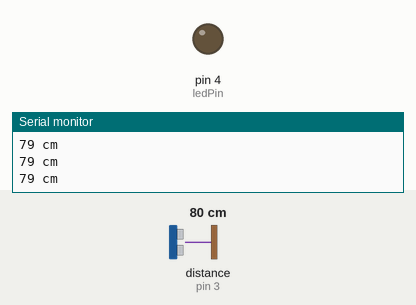
Bench run of a sketch on a simulated Arduino Uno, built with avr-gcc and run on an emulated ATmega328P. Shown: output pins drawn as LEDs (lit = HIGH), the last lines printed to the serial monitor. Wiring (inferred from the names in the program): ultrasonic range finder: trigger pin 2; echo pin 3. Inputs (shaded band) come from the test bench; at power-on: distance to the obstacle (sensor on pin 3) 80 cm. The echo pulse lasts 58.3 µs per cm; pins used as bus, display or sensor lines are not drawn.

Above: at 1.3 s.
1.4 s: distance to the obstacle (sensor on pin 3) set to 23 cm
2.9 s: distance to the obstacle (sensor on pin 3) set to 18 cm
At 3.3 s:
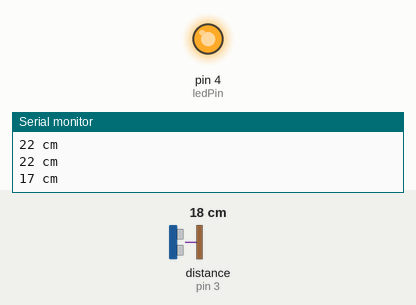
4.5 s: distance to the obstacle (sensor on pin 3) set to 35 cm
At 5.7 s:
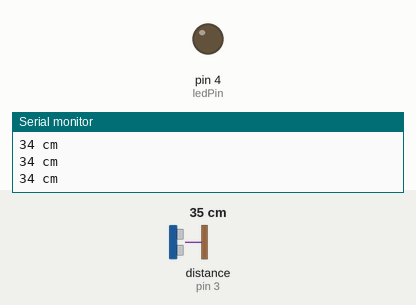
6.0 s: distance to the obstacle (sensor on pin 3) set to 2 cm
At 7.2 s:
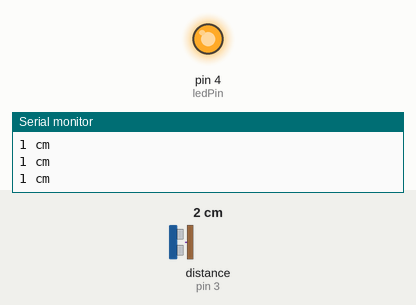
Timing chart, 0 to 8.5 s (numbered marks = the images above; inputs shaded):
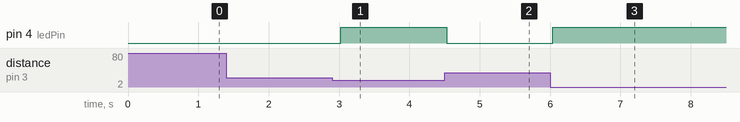

Measured:
- the behaviour switches between 21 and 20 cm on distance to the obstacle (sensor on pin 3) (found by bisection; images 0 and 1)
- after the input at 2.9 s, pin 4 (ledPin): LOW → HIGH after 0.12 s
- after the input at 4.5 s, pin 4 (ledPin): HIGH → LOW at once
- after the input at 6.0 s, pin 4 (ledPin): LOW → HIGH at once

The sketch:

ultrasonicTest.ino
```cpp
//ultrasonic sensor test HCSR04

const int trigPin = 2;
const int echoPin = 3;
const int ledPin = 4;

void setup() {
    Serial.begin(9600);
    pinMode(trigPin, OUTPUT);
    pinMode(echoPin, INPUT);
    pinMode(ledPin, OUTPUT);
}

void loop() {
    long duration, distance;
    digitalWrite(trigPin, LOW);
    delayMicroseconds(2);
    digitalWrite(trigPin, HIGH);
    delayMicroseconds(10);
    digitalWrite(trigPin, LOW);
    duration = pulseIn(echoPin, HIGH);
    distance = (duration/2) / 29.1;
    Serial.print(distance);
    Serial.println(" cm");

    digitalWrite(ledPin, distance < 20 ? HIGH : LOW);

    delay(500);
}
```
